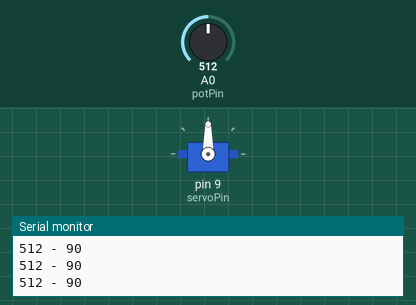
Recording of a sketch running on a simulated Arduino Uno, built with avr-gcc and run on an emulated ATmega328P. Shown: servo, the last lines printed to the serial monitor. The inputs (shaded band) are chosen by the test bench; at power-on: A0 (potPin) = 512.

Above: at 1.2 s.
1.3 s: A0 (potPin) set to 991
At 2.3 s:
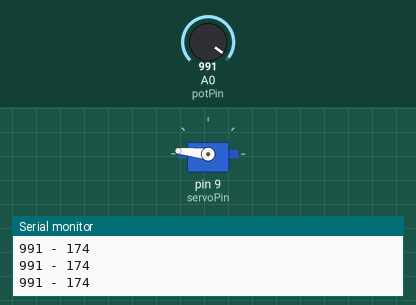
2.8 s: A0 (potPin) set to 1012
At 3.8 s:
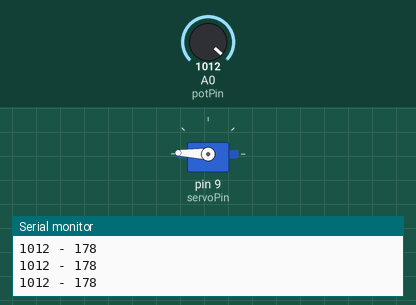
4.3 s: A0 (potPin) set to 900
At 4.7 s:
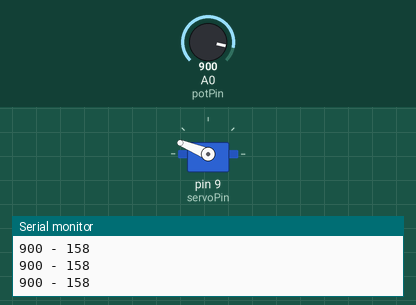
5.8 s: A0 (potPin) set to 1023
At 6.8 s:
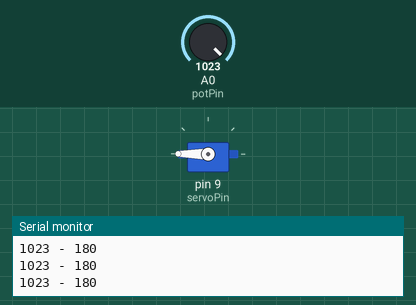
7.3 s: A0 (potPin) set to 716
At 8.4 s:
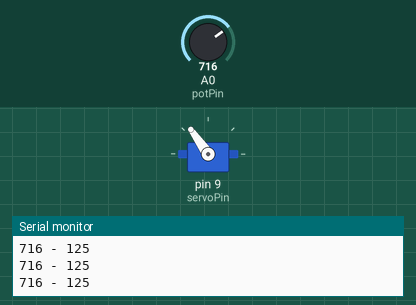
8.8 s: A0 (potPin) set to 306
At 9.2 s:
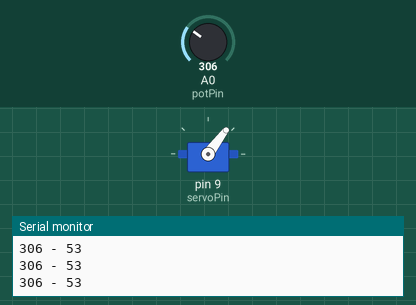
Timing chart, 0 to 11.3 s (numbered marks = the images above; inputs shaded):
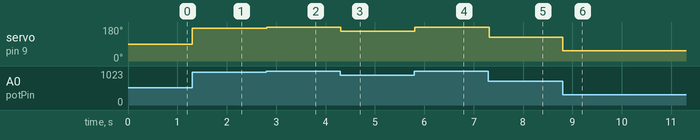

The sketch:

servo-3.ino
```cpp
#include <Servo.h>
int servoPin = 9;
int potPin = A0;
int potVal;
Servo myServo;
int angle = 0;
int dT = 15;

void setup() {
    Serial.begin(9600);
    myServo.attach(servoPin);
    myServo.write(0);
}

void loop() {
    potVal = analogRead(potPin);
    angle = map(potVal, 0, 1023, 0, 180);
    myServo.write(angle);
    Serial.println(String(potVal) + " - " + String(angle));
    delay(dT);
}
```

Measured:
- after the input at 1.3 s, servo on pin 9 (servoPin): 90° → 174° at once
- after the input at 2.8 s, servo on pin 9 (servoPin): 174° → 178° at once
- after the input at 4.3 s, servo on pin 9 (servoPin): 178° → 158° at once
- after the input at 5.8 s, servo on pin 9 (servoPin): 158° → 180° at once
- after the input at 7.3 s, servo on pin 9 (servoPin): 180° → 125° at once
- after the input at 8.8 s, servo on pin 9 (servoPin): 125° → 53° at once
